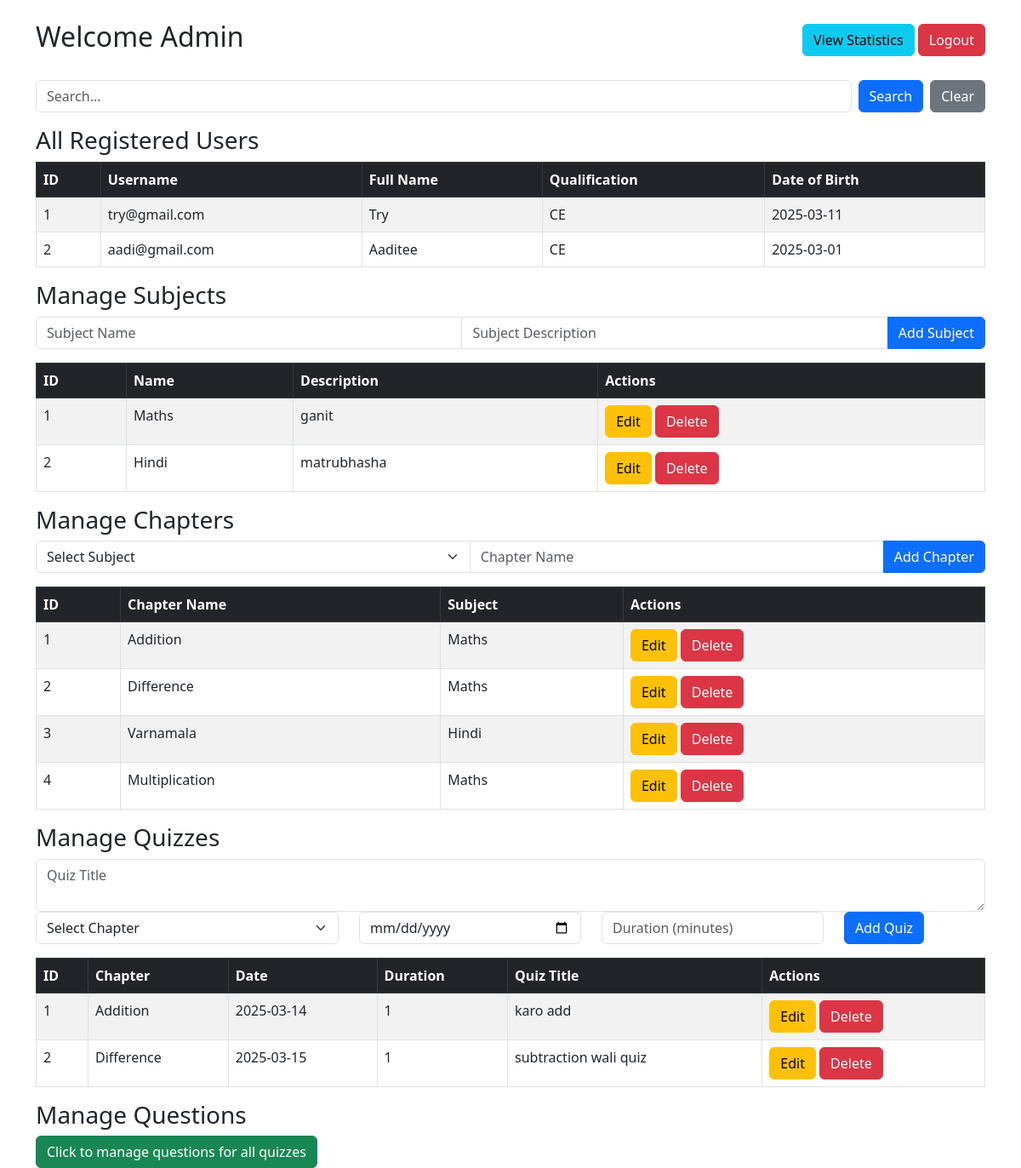
The app's page /admin_dashboard (signed in), older data.
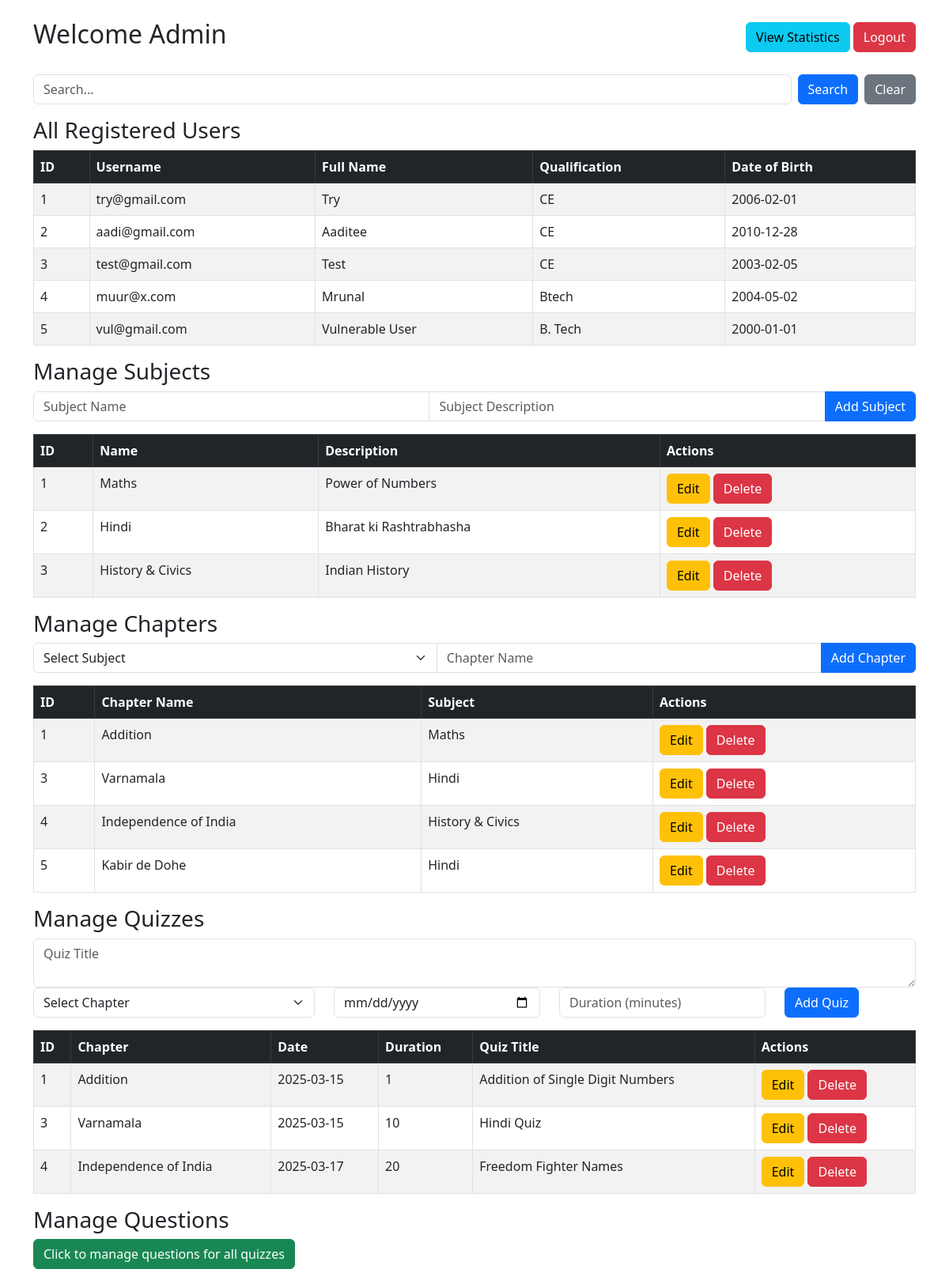
The same page, newer data.
### models/models.py (models this page shows, shortened)
class User(db.Model):
    id = db.Column(db.Integer, primary_key=True)
    username = db.Column(db.String(100), unique=True, nullable=False)
    password = db.Column(db.String(255), nullable=False)
    full_name = db.Column(db.String(200), nullable=False)
    qualification = db.Column(db.String(200))
    dob = db.Column(db.Date, nullable=False)
    scores = db.relationship('QuizScore', backref='user', lazy=True)

class Subject(db.Model):
    id = db.Column(db.Integer, primary_key=True)
    name = db.Column(db.String(100), unique=True, nullable=False)
    description = db.Column(db.Text, nullable=False)
    chapters = db.relationship('Chapter', backref='subject', lazy=True, cascade="all, delete-orphan")

class Chapter(db.Model):
    id = db.Column(db.Integer, primary_key=True)
    name = db.Column(db.String(100),  unique=True, nullable=False)
    subject_id = db.Column(db.Integer, db.ForeignKey('subject.id', ondelete='CASCADE'), nullable=False)
    quizzes = db.relationship('Quiz', backref='chapter', lazy=True, cascade="all, delete-orphan")

class Quiz(db.Model):
    id = db.Column(db.Integer, primary_key=True)
    chapter_id = db.Column(db.Integer, db.ForeignKey('chapter.id', ondelete='CASCADE'), nullable=False)
    date_of_quiz = db.Column(db.Date, nullable=False)
    time_duration = db.Column(db.Integer, nullable=False)  # Store duration in minutes
    remarks = db.Column(db.Text, unique=True, nullable=False)
    questions = db.relationship('Question', backref='quiz', lazy=True, cascade="all, delete-orphan")
    quiz_scores = db.relationship('QuizScore', backref='quiz', cascade="all, delete-orphan")
    user_responses = db.relationship('UserResponse', backref='quiz', cascade="all, delete-orphan")

### app.py (the view, shortened to what this page needs)
@app.route('/admin_dashboard', methods=['GET', 'POST'])
def admin_dashboard():
    if 'admin_logged_in' not in session:
        return redirect(url_for('auth.admin_login'))
    users = User.query.all()
    subjects = Subject.query.all()
    chapters = Chapter.query.all()
    quizzes = Quiz.query.all()
    search_query = request.args.get('search_query', '').strip()
    if search_query:
        users = User.query.filter(
            (User.username.ilike(f"%{search_query}%")) |
            (User.full_name.ilike(f"%{search_query}%")) |
            (User.qualification.ilike(f"%{search_query}%"))
        ).all()
        subjects = Subject.query.filter(Subject.name.ilike(f"%{search_query}%")).all()
        chapters = Chapter.query.join(Subject).filter(
            (Chapter.name.ilike(f"%{search_query}%")) |
            (Subject.name.ilike(f"%{search_query}%"))
        ).all()
        quizzes = Quiz.query.join(Chapter).filter(
            (Chapter.name.ilike(f"%{search_query}%")) |
            (Quiz.remarks.ilike(f"%{search_query}%"))
        ).all()
        show_users = bool(users)
        show_subjects = bool(subjects)
        show_chapters = bool(chapters)
        show_quizzes = bool(quizzes)
    else:
        show_users = show_subjects = show_quizzes = show_chapters = True
    return render_template('admin_dashboard.html', users=users, subjects=subjects, chapters=chapters, quizzes=quizzes, search_query=search_query, show_users=show_users, show_subjects=show_subjects, show_chapters = show_chapters, show_quizzes=show_quizzes
    )

### templates/admin_dashboard.html (shortened to what the changed rows need)
<!DOCTYPE html>
<head>
    <link href="https://cdn.jsdelivr.net/npm/bootstrap@5.3.0/dist/css/bootstrap.min.css" rel="stylesheet">
</head>
<body class="container mt-4">
    {% include 'toastr.html' %}
    <div class="d-flex justify-content-between align-items-center mb-4">
        <h2>Welcome Admin</h2>
    </div>
    {% if show_users %}
    <table class="table table-striped table-bordered">
        <thead class="table-dark">
            <tr>
                <th>ID</th>
                <th>Username</th>
                <th>Full Name</th>
                <th>Qualification</th>
                <th>Date of Birth</th>
            </tr>
        </thead>
        <tbody>
            {% for user in users %}
            <tr>
                <td>{{ user.id }}</td>
                <td>{{ user.username }}</td>
                <td>{{ user.full_name }}</td>
                <td>{{ user.qualification or 'N/A' }}</td>
                <td>{{ user.dob.strftime('%Y-%m-%d') }}</td>
            </tr>
            {% endfor %}
        </tbody>
    </table>
    {% endif %}
    {% if show_subjects %}
    <table class="table table-striped table-bordered">
        <thead class="table-dark">
            <tr>
                <th>ID</th>
                <th>Name</th>
                <th>Description</th>
                <th>Actions</th>
            </tr>
        </thead>
        <tbody>
            {% for subject in subjects %}
            <tr>
                <td>{{ subject.id }}</td>
                <td>{{ subject.name }}</td>
                <td>{{ subject.description or 'N/A' }}</td>
                <td>
                    <button type="button" class="btn btn-warning edit-btn"
                        data-bs-toggle="modal"
                        data-bs-target="#editModal"
                        data-id="{{ subject.id }}"
                        data-name="{{ subject.name }}"
                        data-description="{{ subject.description }}">
                        Edit
                    </button>
                    <form method="POST" action="{{ url_for('admin_dashboard') }}" class="d-inline">
                        <button type="submit" class="btn btn-danger" onclick="return confirm('Are you sure?')">Delete</button>
                    </form>
                </td>
            </tr>
            {% endfor %}
        </tbody>
    </table>
    {% endif %}
    {% if show_chapters %}
    <table class="table table-striped table-bordered">
        <thead class="table-dark">
            <tr>
                <th>ID</th>
                <th>Chapter Name</th>
                <th>Subject</th>
                <th>Actions</th>
            </tr>
        </thead>
        <tbody>
            {% for chapter in chapters %}
            <tr>
                <td>{{ chapter.id }}</td>
                <td>{{ chapter.name }}</td>
                <td>{{ chapter.subject.name }}</td>
                <td>
                        <button type="button" class="btn btn-warning"
                        data-bs-toggle="modal"
                        data-bs-target="#editChapterModal"
                        data-id="{{ chapter.id }}"
                        data-name="{{ chapter.name }}">
                        Edit
                        </button>
                    <form method="POST" action="{{ url_for('admin_dashboard') }}" class="d-inline">
                        <button type="submit" class="btn btn-danger" onclick="return confirm('Are you sure?')">Delete</button>
                    </form>
                </td>
            </tr>
            {% endfor %}
        </tbody>
    </table>
    {% endif %}
    {% if show_quizzes %}
    <table class="table table-striped table-bordered">
        <thead class="table-dark">
            <tr>
                <th>ID</th>
                <th>Chapter</th>
                <th>Date</th>
                <th>Duration</th>
                <th>Quiz Title</th>
                <th>Actions</th>
            </tr>
        </thead>
        <tbody>
            {% for quiz in quizzes %}
            <tr>
                <td>{{ quiz.id }}</td>
                <td>{{ quiz.chapter.name }}</td>
                <td>{{ quiz.date_of_quiz }}</td>
                <td>{{ quiz.time_duration }}</td>
                <td>{{ quiz.remarks or 'N/A' }}</td>
                <td>
                        <button type="button" class="btn btn-warning"
                        data-bs-toggle="modal"
                        data-bs-target="#editQuizModal"
                        data-id="{{ quiz.id }}"
                        data-date="{{ quiz.date_of_quiz }}"
                        data-duration="{{ quiz.time_duration }}"
                        data-remarks="{{ quiz.remarks }}">
                        Edit
                        </button>
                    <form method="POST" action="{{ url_for('admin_dashboard') }}" class="d-inline">
                        <button type="submit" class="btn btn-danger" onclick="return confirm('Are you sure?')">Delete</button>
                    </form>
                </td>
            </tr>
            {% endfor %}
        </tbody>
    </table>
    {% endif %}
</body>
</html>

Row changes from the older to the newer data that the page shows:
removed Chapter: id "2", name "Difference", subject.name "Maths"
removed Quiz: id "2", chapter.name "Difference", date_of_quiz "2025-03-15", time_duration "1", remarks "subtraction wali quiz"
changed User "try@gmail.com": dob "2025-03-11" → "2006-02-01"
changed User "aadi@gmail.com": dob "2025-03-01" → "2010-12-28"
added User: id "3", username "test@gmail.com", full_name "Test", qualification "CE", dob "2003-02-05"
added User: id "4", username "muur@x.com", full_name "Mrunal", qualification "Btech", dob "2004-05-02"
added User: id "5", username "vul@gmail.com", full_name "Vulnerable User", qualification "B. Tech", dob "2000-01-01"
changed Subject "Maths": description "ganit" → "Power of Numbers"
changed Subject "Hindi": description "matrubhasha" → "Bharat ki Rashtrabhasha"
added Subject: id "3", name "History & Civics", description "Indian History"
changed Chapter id 4: name "Multiplication" → "Independence of India"; subject.name "Maths" → "History & Civics"
added Chapter: id "5", name "Kabir de Dohe", subject.name "Hindi"
changed Quiz "Addition": date_of_quiz "2025-03-14" → "2025-03-15"; remarks "karo add" → "Addition of Single Digit Numbers"
added Quiz: id "3", chapter.name "Varnamala", date_of_quiz "2025-03-15", time_duration "10", remarks "Hindi Quiz"
added Quiz: id "4", chapter.name "Independence of India", date_of_quiz "2025-03-17", time_duration "20", remarks "Freedom Fighter Names"
